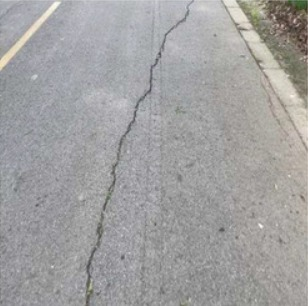
#> input picture crack_detection_project/images/WhatsApp Image 2026-05-10 at 1.27.53 PM (1).jpeg, 308 x 306 px; its folder holds only this picture in this run
$ python step5_histogram_analysis.py
#> lines starting #> are read from the running program, lines starting #| are printed output that depends on the picture
"""
Step 5: Histogram Analysis
Analyzes histograms of Original, Equalized, and Stretched images.
Histogram analysis verifies enhancement effectiveness — equalized histogram should show flatter distribution indicating improved contrast.
"""
import cv2
import numpy as np
import matplotlib.pyplot as plt
import os
import glob
import sys

os.makedirs("output_figures", exist_ok=True)
image_paths = sorted(glob.glob("images/*.jpg") + glob.glob("images/*.jpeg"))
if not image_paths:
    print("No images found in images/ directory. Please add .jpg images and run again.")
    sys.exit()

for idx, path in enumerate(image_paths, 1):
    img = cv2.imread(path)
#> img is the input picture: shape (306, 308, 3); mean B, G, R 160.6, 160.5, 161.3
    if img is None: continue
    resized = cv2.resize(img, (512, 512))
    gray = cv2.cvtColor(resized, cv2.COLOR_BGR2GRAY)

    eq_img = cv2.equalizeHist(gray)
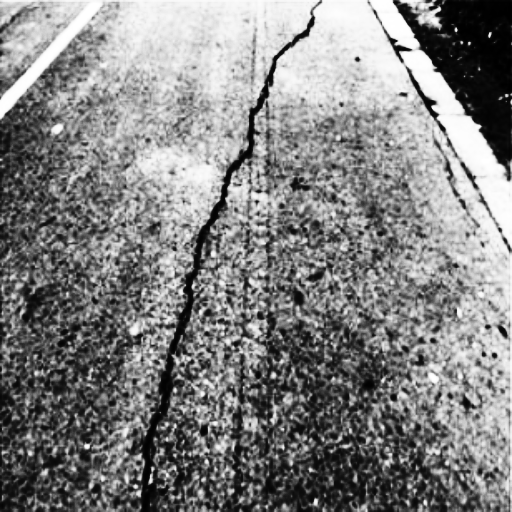
#> eq_img: shape (512, 512); min 0, max 255, mean 130.1

    min_val, max_val = np.min(gray), np.max(gray)
#> min_val = 39; max_val = 251
    if max_val > min_val:
        stretched_img = ((gray - min_val) / (max_val - min_val) * 255).astype(np.uint8)
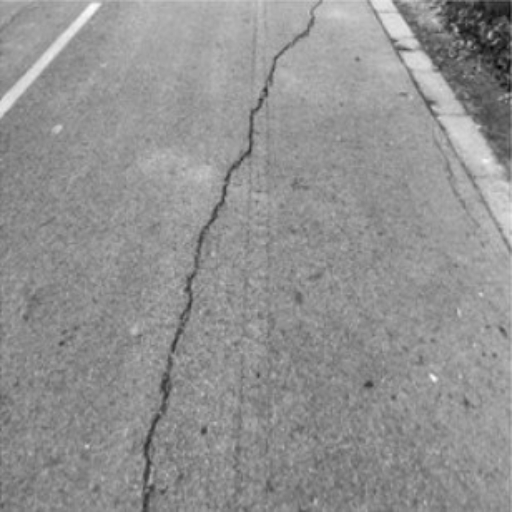
#> stretched_img: shape (512, 512); min 0, max 255, mean 145.7
    else:
        stretched_img = gray

    hist_orig = cv2.calcHist([gray], [0], None, [256], [0, 256])
#> hist_orig = 256 values, max 8515 at index 159, min 0 at index 0, mean 1024
    hist_eq = cv2.calcHist([eq_img], [0], None, [256], [0, 256])
#> hist_eq = 256 values, max 8515 at index 116, min 0 at index 18, mean 1024
    hist_stretch = cv2.calcHist([stretched_img], [0], None, [256], [0, 256])
#> hist_stretch = 256 values, max 8515 at index 144, min 0 at index 1, mean 1024

    plt.figure(figsize=(15, 5))

    plt.subplot(131)
    plt.plot(hist_orig, color='gray', label='Original')
    plt.title("Original Histogram")
    plt.xlabel("Pixel Intensity")
    plt.ylabel("Frequency")
    plt.legend()

    plt.subplot(132)
    plt.plot(hist_eq, color='blue', label='Equalized')
    plt.title("Hist Equalized")
    plt.xlabel("Pixel Intensity")
    plt.ylabel("Frequency")
    plt.legend()

    plt.subplot(133)
    plt.plot(hist_stretch, color='orange', label='Stretched')
    plt.title("Contrast Stretched")
    plt.xlabel("Pixel Intensity")
    plt.ylabel("Frequency")
    plt.legend()

    plt.suptitle(f"Image {idx}: Histogram Analysis\nHistogram analysis verifies enhancement effectiveness — equalized histogram should show flatter distribution indicating improved contrast")
    plt.tight_layout()
    plt.savefig(f"output_figures/step5_histogram_img{idx}.png")
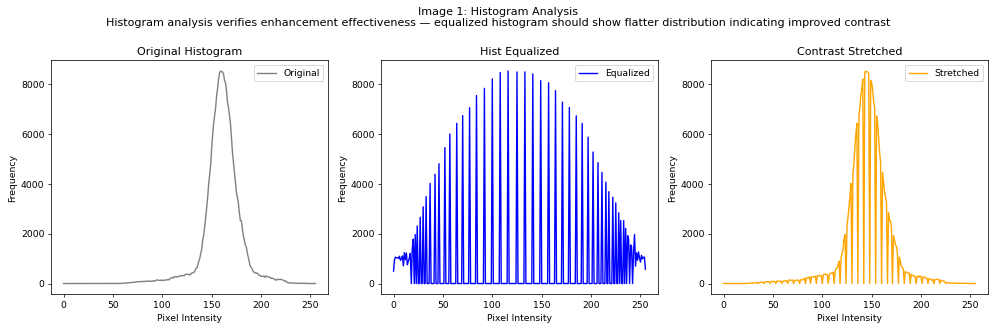
#> figure drawn by matplotlib, 3 panels; panel 1: curve peaks at x = 159, y = 8515; panel 2: curve peaks at x = 116, y = 8515; panel 3: curve peaks at x = 144, y = 8515
    plt.show()

$ run again, on crack_detection_project/images/WhatsApp Image 2026-05-10 at 1.27.53 PM (5).jpeg
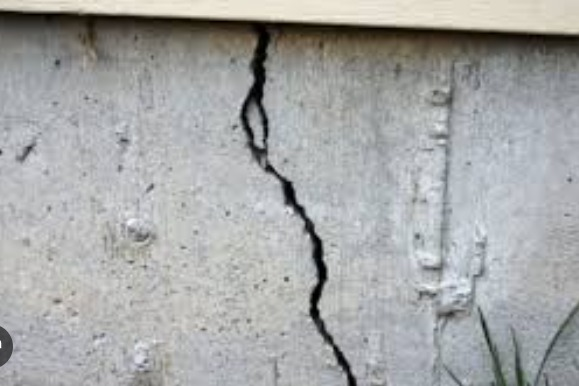
#> input picture crack_detection_project/images/WhatsApp Image 2026-05-10 at 1.27.53 PM (5).jpeg, 579 x 386 px
#> img is the input picture: shape (386, 579, 3); mean B, G, R 166.9, 167.2, 165.9
#> min_val = 0; max_val = 247
#> `stretched_img = ((gray - min_val) / (max_val - min_val) * 255).astype(..`:
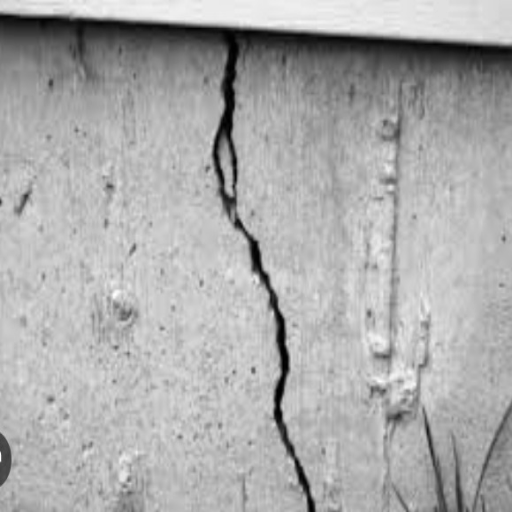
#> stretched_img: shape (512, 512); min 0, max 255, mean 171.6
#> hist_orig = 256 values, max 5805 at index 186, min 0 at index 248, mean 1024
#> hist_eq = 256 values, max 5805 at index 168, min 0 at index 50, mean 1024
#> hist_stretch = 256 values, max 5805 at index 192, min 0 at index 31, mean 1024
#> `plt.savefig(f"output_figures/step5_histogram_img{idx}.png")`:
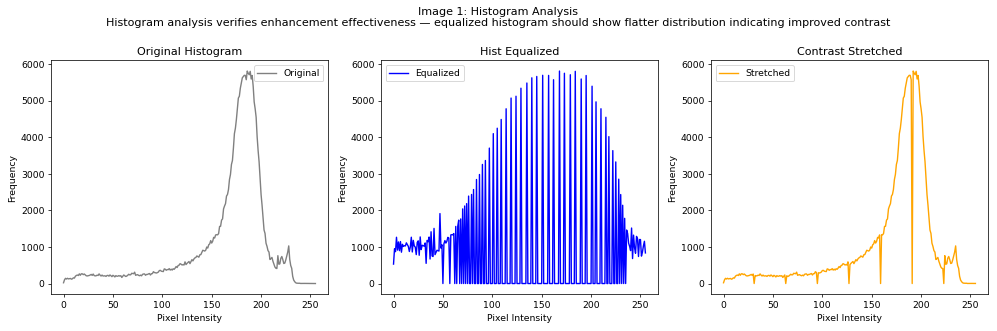
#> figure drawn by matplotlib, 3 panels; panel 1: curve peaks at x = 186, y = 5805; panel 2: curve peaks at x = 168, y = 5805; panel 3: curve peaks at x = 192, y = 5805

$ run again, on crack_detection_project/images/WhatsApp Image 2026-05-10 at 1.27.53 PM (6).jpeg
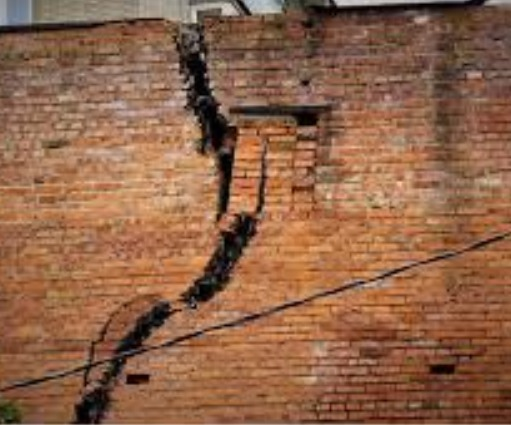
#> input picture crack_detection_project/images/WhatsApp Image 2026-05-10 at 1.27.53 PM (6).jpeg, 511 x 425 px
#> img is the input picture: shape (425, 511, 3); mean B, G, R 73.2, 100.1, 143.9
#> min_val = 0; max_val = 213
#> `stretched_img = ((gray - min_val) / (max_val - min_val) * 255).astype(..`:
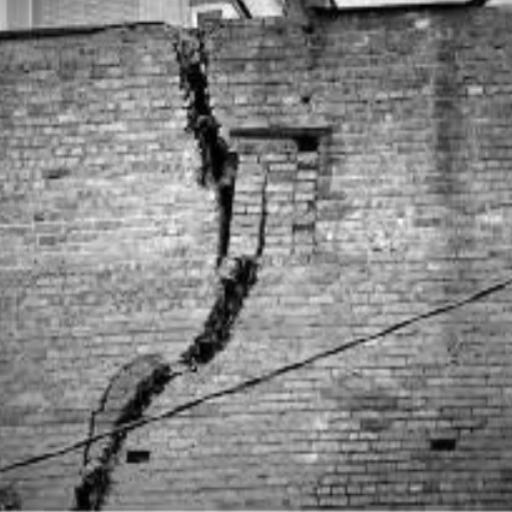
#> stretched_img: shape (512, 512); min 0, max 255, mean 131.2
#> hist_orig = 256 values, max 3479 at index 120, min 0 at index 207, mean 1024
#> hist_eq = 256 values, max 3479 at index 149, min 0 at index 32, mean 1024
#> hist_stretch = 256 values, max 3479 at index 143, min 0 at index 6, mean 1024
#> `plt.savefig(f"output_figures/step5_histogram_img{idx}.png")`:
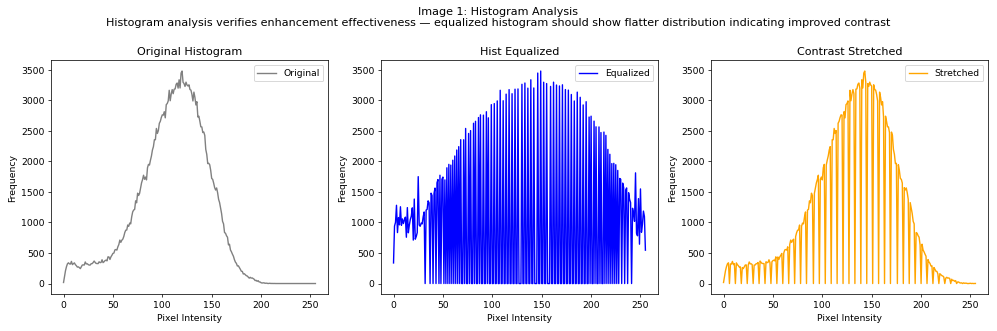
#> figure drawn by matplotlib, 3 panels; panel 1: curve peaks at x = 120, y = 3479; panel 2: curve peaks at x = 149, y = 3479; panel 3: curve peaks at x = 143, y = 3479

$ run again, on crack_detection_project/images/WhatsApp Image 2026-05-10 at 1.27.53 PM (2).jpeg
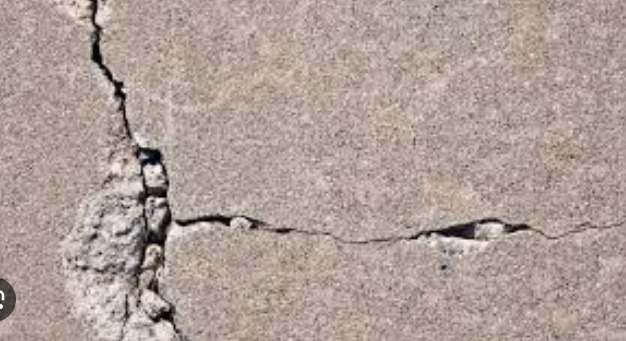
#> input picture crack_detection_project/images/WhatsApp Image 2026-05-10 at 1.27.53 PM (2).jpeg, 626 x 341 px
#> img is the input picture: shape (341, 626, 3); mean B, G, R 152, 160.2, 175.1
#> `eq_img = cv2.equalizeHist(gray)`:
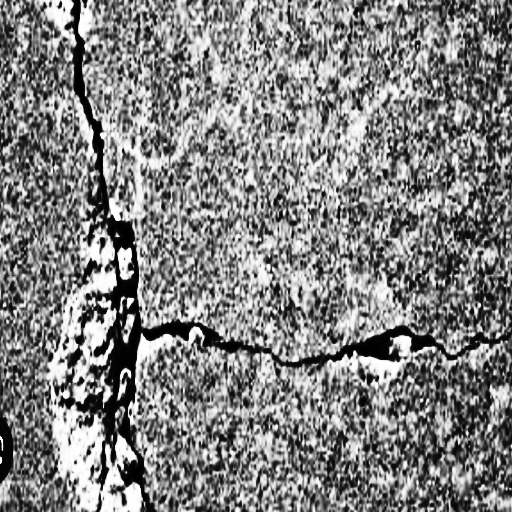
#> eq_img: shape (512, 512); min 0, max 255, mean 129.7
#> min_val = 0; max_val = 254
#> hist_orig = 256 values, max 7078 at index 166, min 0 at index 250, mean 1024
#> hist_eq = 256 values, max 7078 at index 131, min 0 at index 21, mean 1024
#> hist_stretch has the same summary as hist_orig
#> `plt.savefig(f"output_figures/step5_histogram_img{idx}.png")`:
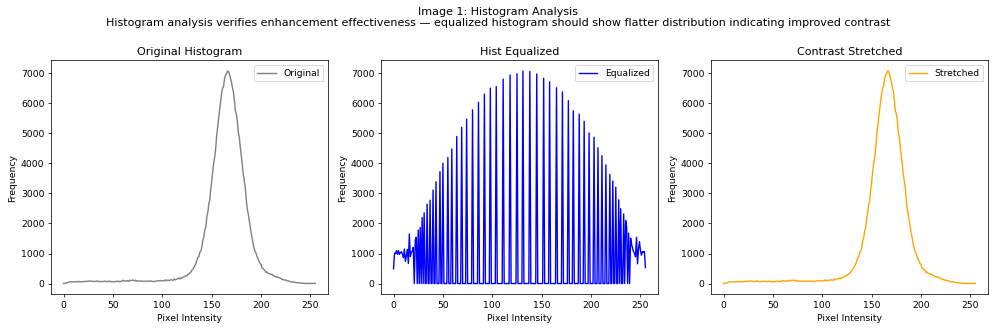
#> figure drawn by matplotlib, 3 panels; panel 1: curve peaks at x = 166, y = 7078; panel 2: curve peaks at x = 131, y = 7078; panel 3: curve peaks at x = 166, y = 7078
